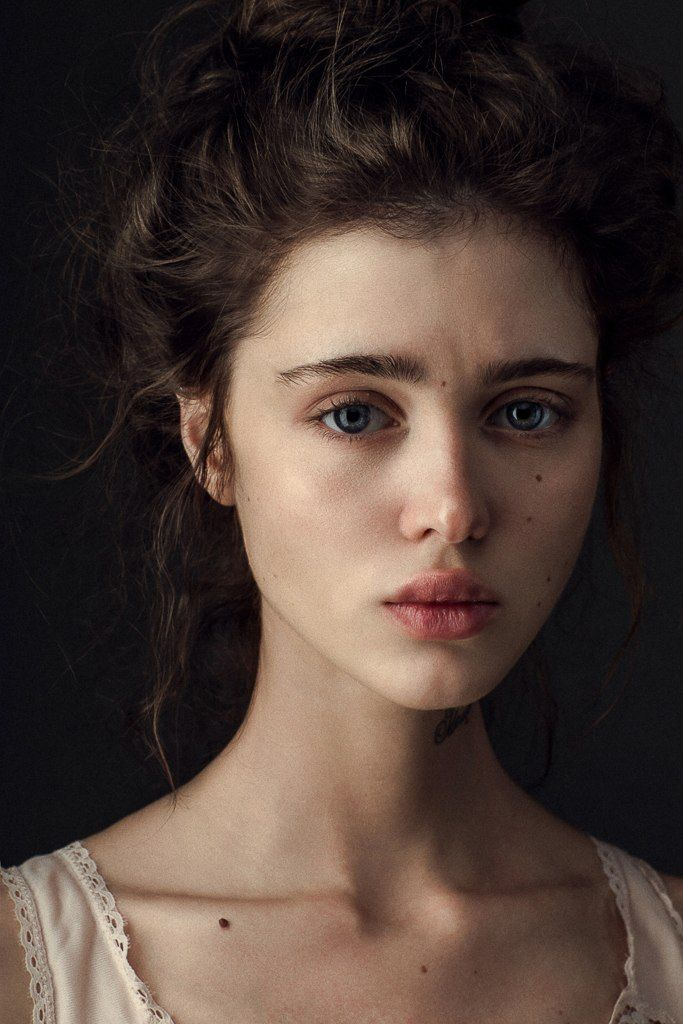
#> input picture Face Detection/happy.jpg, 683 x 1024 px, found by its file name
$ python Image.py   (older library calls are emulated)
#> lines starting #> are read from the running program, lines starting #| are printed output that depends on the picture; after the words box and inside, x2 and y2 are one past the last pixel; in counts of white or black regions, pixels touching at a corner belong together
import cv2
import sys
import os

# Get user supplied values
# imagePath = "C:\\Users\\niran\\Desktop\\inframind\\Face Detection"
cascPath = "haarcascade_frontalface_default.xml"

# Create the haar cascade
faceCascade = cv2.CascadeClassifier(cascPath)

# Read the image
img = cv2.imread(os.path.join("C:\\Users\\niran\\Desktop\\inframind\\Face Detection", "happy.jpg"))
#> img is the input picture: shape (1024, 683, 3); mean B, G, R 54.3, 61, 76.4
gray = cv2.cvtColor(img, cv2.COLOR_BGR2GRAY)
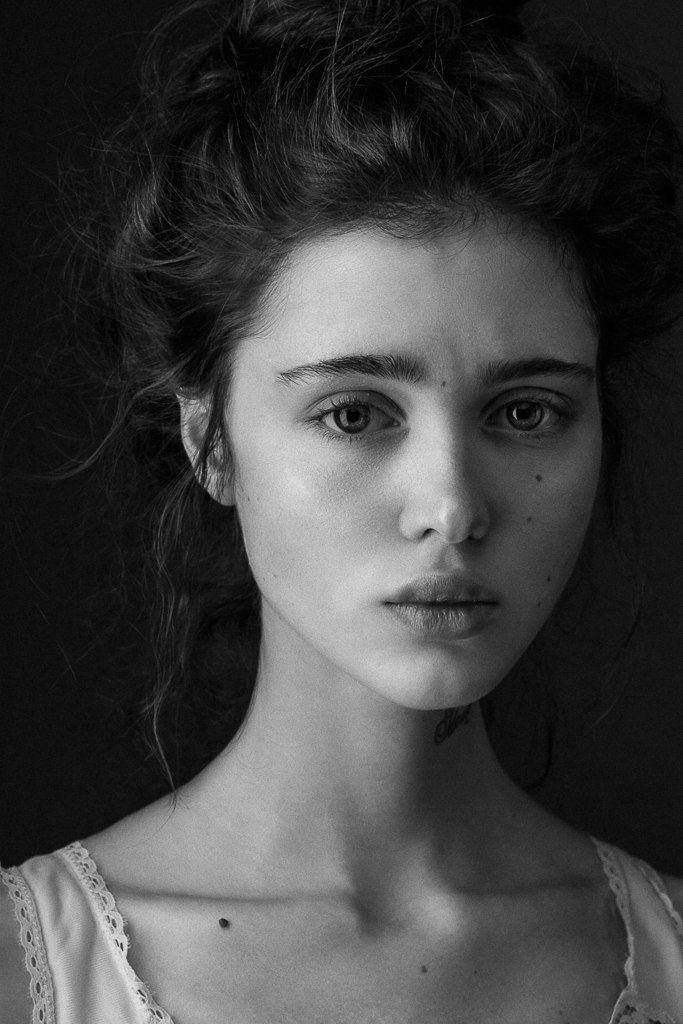
#> gray: shape (1024, 683); min 0, max 243, mean 64.8

# Detect faces in the image
faces = faceCascade.detectMultiScale(
    gray,
    scaleFactor=1.1,
    minNeighbors=5,
    minSize=(30, 30)
    #flags = cv2.CV_HAAR_SCALE_IMAGE
)
#> faces = [[212, 246, 435, 435]]

print("Found {0} faces!".format(len(faces)))
#| Found 1 faces!

# Draw a rectangle around the faces
for (x, y, w, h) in faces:
    cv2.rectangle(img, (x, y), (x+w, y+h), (0, 255, 0), 2)
#> this loop made 1 pass
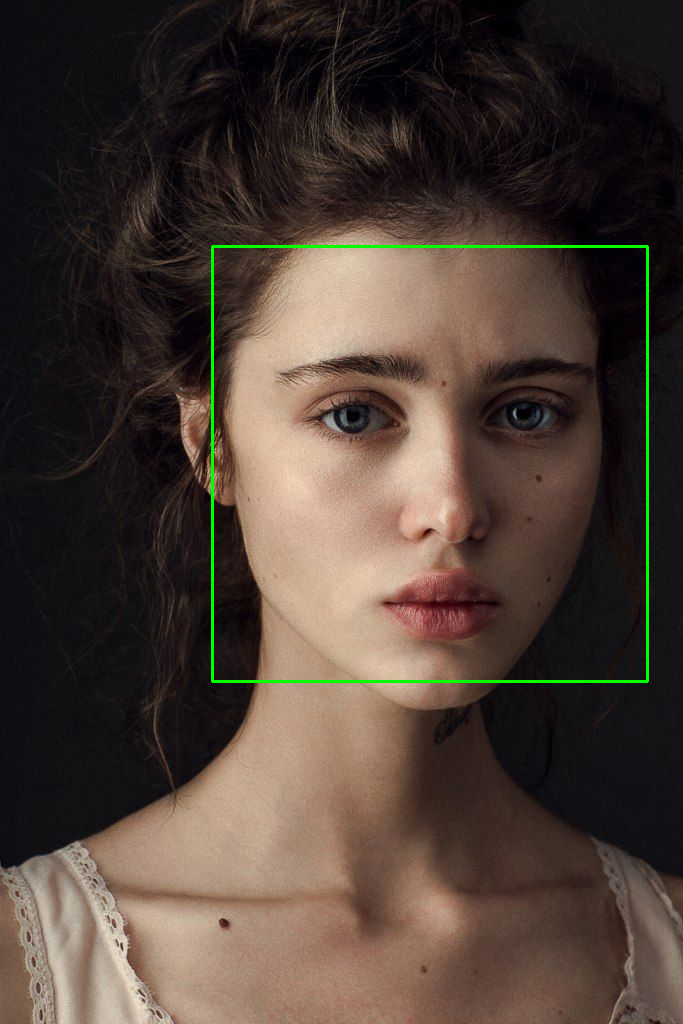
#> img: shape (1024, 683, 3); 0.75% of pixels changed, all inside (x1, y1, x2, y2) = (211, 245, 649, 683)

cv2.imshow("Faces found", img)
cv2.waitKey(0)
